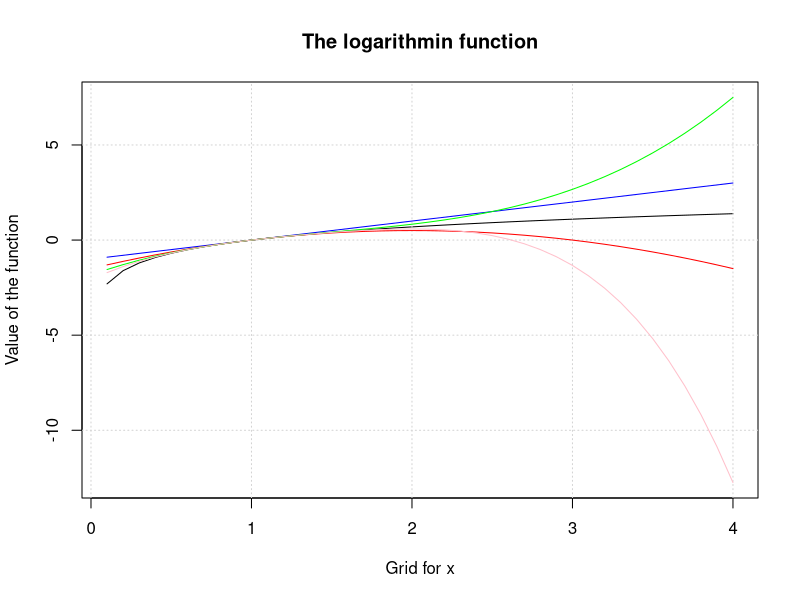
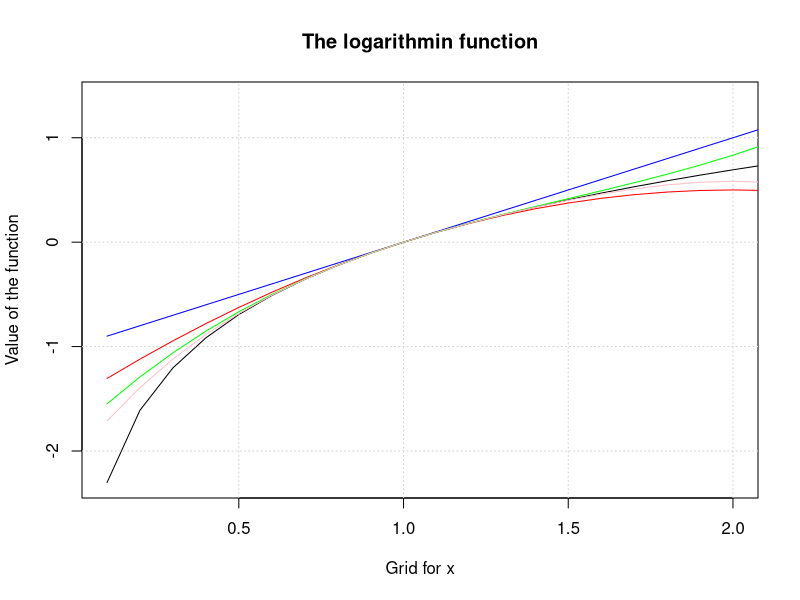

The R source for these figures, in order:
# Numerical accuracy
x = c()
x[1] = 0
for (i in 2 : 101)
{
  x[i] = x[i-1] + 0.1
  #x[i] = round(x[i],1)
}

options(digits = 22)
x[101]
x[101] == 10.1

options(digits = 18)
options(scipen = 0)

y = seq(0, 10, by = 0.1)
y[101] == 10

M = matrix(c(x,y), 101, 2)

# Taylor series approx of log f-ction
xx = seq(0.1, 4, by = 0.1)
yy = log(xx)

x = 1
hh = seq(-0.9, 3, by = 0.1)
x+hh
TS1 = log(x) + x^-1 * hh
TS2 = log(x) + x^-1 * hh + .5 * -x^-2 * hh^2
TS3 = log(x) + x^-1 * hh + .5 * -x^-2 * hh^2 + 
  1 / factorial(3) * 2 * x^-3 * hh^3
TS4 = TS3 + 1/factorial(4) * -6 * x^-4 * hh^4

y.min = min(c(yy, TS1, TS2, TS3, TS4))
y.max = max(c(yy, TS1, TS2, TS3, TS4))

plot(xx, yy, type = "l",
     xlab = "Grid for x",
     ylab = "Value of the function",
     main = "The logarithmin function",
     ylim = c(y.min, y.max))
grid()

lines(xx, TS1, col = "blue")
lines(xx, TS2, col = "red")
lines(xx, TS3, col = "green")
lines(xx, TS4, col = "pink")

plot(xx, yy, type = "l",
     xlab = "Grid for x",
     ylab = "Value of the function",
     main = "The logarithmin function",
     #ylim = c(y.min, y.max),
     xlim = c(0.1, 2))
grid()

lines(xx, TS1, col = "blue")
lines(xx, TS2, col = "red")
lines(xx, TS3, col = "green")
lines(xx, TS4, col = "pink")

